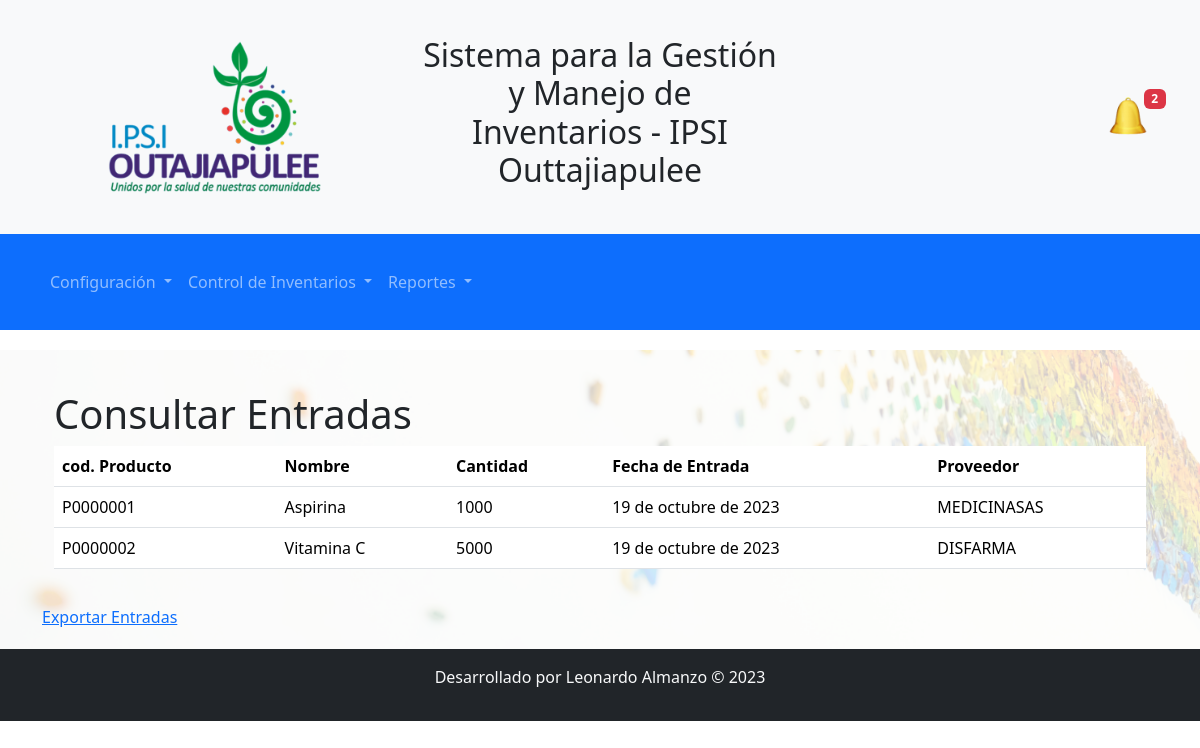
Page /accounts/consultar_entradas/ on the committed database.
### control_inventarios/models.py (models this page shows, shortened)
class EntradaSuministro(models.Model):
    id_producto = models.ForeignKey(Producto, on_delete=models.CASCADE)
    cantidad = models.IntegerField(default=0)
    fecha_entrada = models.DateField()
    proveedor = models.ForeignKey(Proveedor, on_delete=models.CASCADE)

class Producto(models.Model):
    CATEGORIAS = (
        ('Medicamento', 'Medicamento'),
        ('Suministro', 'Suministro'),
    )
    id = models.CharField(primary_key=True, max_length=8)
    NombreProducto = models.CharField(max_length=255)
    categoria = models.CharField(max_length=255, choices=CATEGORIAS)
    TipoProducto = models.CharField(max_length=255)
    Concentracion = models.CharField(max_length=255)
    FormaFarmaceutica = models.CharField(max_length=255)
    UnidadesMedida = models.CharField(max_length=255)
    NumeroLote = models.CharField(max_length=255)
    FechaVencimiento = models.DateField(default=None)
    CantidadStock = models.IntegerField(default=0)
    NivelReorden = models.IntegerField()
    Proveedor = models.ForeignKey(Proveedor, on_delete=models.CASCADE)
    NumeroReferencia = models.CharField(max_length=255)
    UbicacionAlmacen = models.CharField(max_length=255)

class Proveedor(models.Model):
    id_proveedor = models.CharField(primary_key=True, max_length=13, unique=True)
    nombre = models.CharField(max_length=255)
    direccion = models.CharField(max_length=255)
    telefono = models.CharField(max_length=20)

### control_inventarios/views.py (the view)
# urls.py: path('consultar_entradas/', consultar_entradas, name='consultar_entradas'),
def consultar_entradas(request):
    producto_id = request.GET.get('producto_id')
    fecha_inicio = request.GET.get('fecha_inicio')
    fecha_fin = request.GET.get('fecha_fin')
    proveedor_id = request.GET.get('proveedor_id')
    entradas = EntradaSuministro.objects.all()
    if producto_id:
        entradas = entradas.filter(id_producto=producto_id)
    if fecha_inicio:
        entradas = entradas.filter(fecha_entrada__gte=fecha_inicio)
    if fecha_fin:
        entradas = entradas.filter(fecha_entrada__lte=fecha_fin)
    if proveedor_id:
        entradas = entradas.filter(proveedor_id=proveedor_id)
    return render(request, 'consultar_entradas.html', {'entradas': entradas})

### control_inventarios/templates/consultar_entradas.html (shortened to what this page needs)
{% extends 'base.html' %}
{% block content %}
<div class="container">
    <h1>Consultar Entradas</h1>
    <table class="table">
        <thead>
            <tr>
                <th>cod. Producto</th>
                <th>Nombre</th>
                <th>Cantidad</th>
                <th>Fecha de Entrada</th>
                <th>Proveedor</th>
            </tr>
        </thead>
        <tbody>
            {% for entrada in entradas %}
            <tr>
                <td>{{ entrada.id_producto.id }}</td>
                <td>{{ entrada.id_producto.NombreProducto }}</td>
                <td>{{ entrada.cantidad }}</td>
                <td>{{ entrada.fecha_entrada }}</td>
                <td>{{ entrada.proveedor.nombre }}</td>
            </tr>
            {% endfor %}
        </tbody>
    </table>
</div>
    <a href="{% url 'exportar_entradas' %}">Exportar Entradas</a>
{% endblock %}

### sistema_registro/templates/base.html (shortened to what this page needs)
<!DOCTYPE html>
<html lang="es">
<head>
    {% load static %}
    <link rel="stylesheet" type="text/css" href="{% static 'css/styles.css' %}">
    <link rel="stylesheet" type="text/css" href="{% static 'css/notificaciones.css' %}">
    <link href="https://cdn.jsdelivr.net/npm/bootstrap@5.3.2/dist/css/bootstrap.min.css" rel="stylesheet">
</head>
<body>
<header class="header-container bg-light py-3">
    <div class="container">
        <div class="row align-items-center">
            <div class="col-lg-4 col-md-4 col-sm-12">
                <img src="{% static 'img/logo.png' %}" alt="Logo de IPSI" class="logo">
            </div>
            <div class="col-lg-4 col-md-4 col-sm-12 text-center">
                <h2 class="text-dark">Sistema para la Gestión y Manejo de Inventarios - IPSI Outtajiapulee</h2>
            </div>
            {% block notificaciones %}
            <div class="col-lg-4 col-md-4 col-sm-12 text-end">
                <div class="notification-section">
                    <div class="notification-icon" id="notification-icon">
                        <span class="badge bg-danger" id="notification-count">0</span>
                        <img src="{% static 'img/notifications.ico' %}" alt="Notificaciones" width="40px">
                    </div>
                </div>
            </div>
            {% endblock %}
        </div>
    </div>
</header>
{% block navbar %}
<nav class="navbar navbar-expand-lg navbar-dark bg-primary">
    <div class="container">
        <div class="collapse navbar-collapse" id="navbarNav">
            <ul class="navbar-nav">
                <li class="nav-item dropdown">
                    <a class="nav-link dropdown-toggle" href="#" id="menuConfiguracion" role="button" data-bs-toggle="dropdown" aria-haspopup="true" aria-expanded="false">
                        Configuración
                    </a>
                </li>
                <li class="nav-item dropdown">
                    <a class="nav-link dropdown-toggle" href="#" id="menuControlInventarios" role="button" data-bs-toggle="dropdown" aria-haspopup="true" aria-expanded="false">
                        Control de Inventarios
                    </a>
                </li>
                <li class="nav-item dropdown">
                    <a class="nav-link dropdown-toggle" href="#" id="menuReportes" role="button" data-bs-toggle="dropdown" aria-haspopup="true" aria-expanded="false">
                        Reportes
                    </a>
                </li>
            </ul>
        </div>
    </div>
</nav>
{% endblock %}
<main>
    <div class="container">
        {% block content %}
        {% endblock %}
    </div>
</main>
<footer class="bg-dark text-light text-center py-3">
    <p>Desarrollado por Leonardo Almanzo &copy; 2023</p>
</footer>
</body>
</html>

### static/css/styles.css (style rules this page uses)
body { font-family: 'Roboto', sans-serif; background-color: #f8f9fa; }
.container { max-width: 100%; margin: 0 auto; padding: 20px; }
header { background-color: #C4C554; color: #243878; padding: 20px 0; display: flex; justify-content: space-between; align-items: center; }
header h2 { text-align: center; }
header .container { text-align: center; }
header img { margin-right: 10px; }
.navbar { margin-bottom: 20px; }
footer { background-color: #4C3850; color: #fff; padding: 10px 0; text-align: center; }
.logo { max-width: 60%; height: auto; }
main { position: relative; }
main::before { content: ""; background-image: url('../../static/img/fondo1.jpg'); background-size: cover; background-position: center center; background-attachment: fixed; opacity: 0.2; position: absolute; top: 0; left: 0; width: 100%; height: 100%; z-index: -1; }
main { display: flex; justify-content: center; align-items: center; height: auto; }

### static/css/notificaciones.css (style rules this page uses)
.notification-section { position: relative; }
.notification-icon { position: relative; cursor: pointer; }
.badge { position: absolute; top: -8px; right: -8px; background-color: red; color: white; border-radius: 50%; padding: 5px 8px; }

### rows in the picture
EntradaSuministro: id_producto.id "P0000001", id_producto.NombreProducto "Aspirina", cantidad "1000", fecha_entrada "19 de octubre de 2023", proveedor.nombre "MEDICINASAS"
EntradaSuministro: id_producto.id "P0000002", id_producto.NombreProducto "Vitamina C", cantidad "5000", fecha_entrada "19 de octubre de 2023", proveedor.nombre "DISFARMA"
